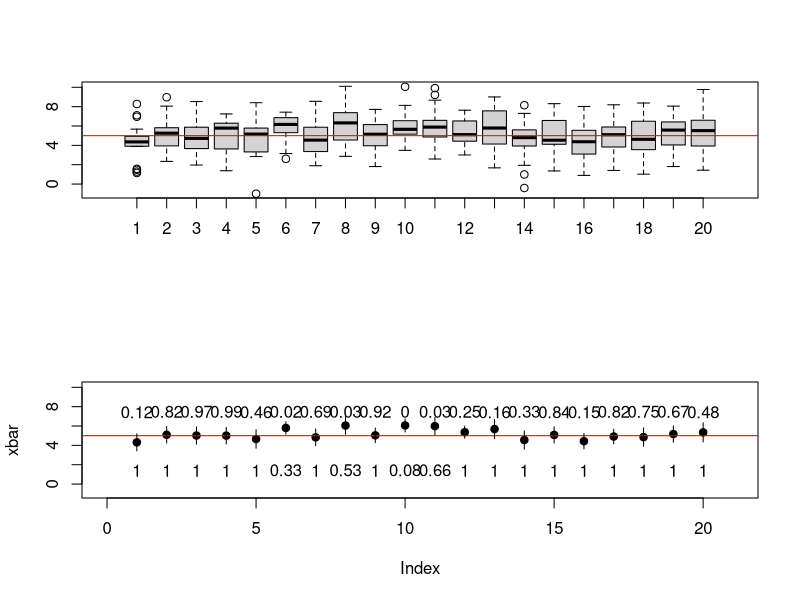
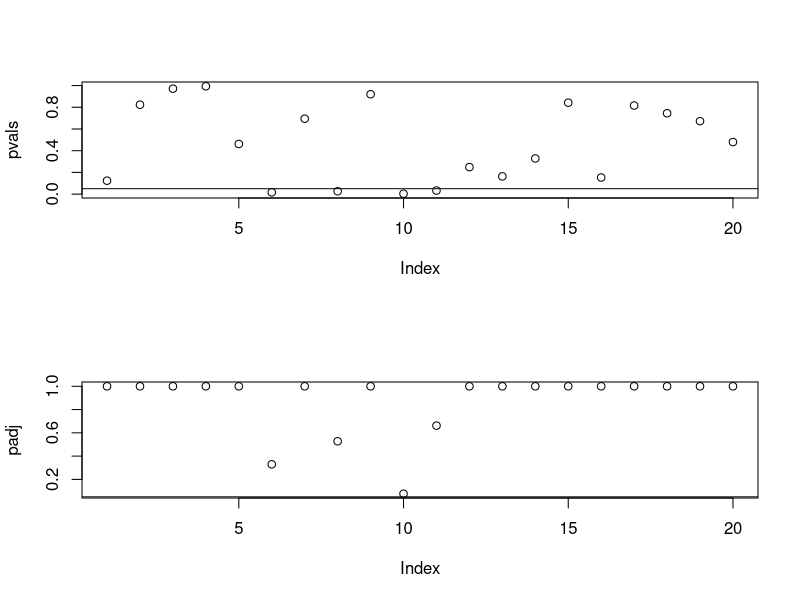

The R script that drew these images, in order:
## adjust p values

a <- 5 # mean - use the same one
s <- 2 # sd
num_tests <- 20
n <- 20 # sample size
xsamples <- matrix(rnorm(num_tests * n, mean=a, sd=s), ncol=num_tests)

par(mfrow=c(2,1))
# boxplot of data against population mean
boxplot(xsamples, xlim=c(0,num_tests+1))
abline(h=a, col="red")

# calculate sample means and ci's
xbar <- apply(xsamples, 2, mean)
ci   <- apply(xsamples, 2, function(x) { t.test(x)$conf.int })

# plot means, ci's and p-values
plot(xbar, xlim=c(0,num_tests+1), ylim=range(xsamples), pch=19)
abline(h=a, col="red")
for (i in 1:num_tests)
  lines(c(i,i), ci[,i])
pvals <- apply(xsamples, 2, function(x) { t.test(x, mu=a)$p.value })
text(1:num_tests, max(ci)+0.5, round(pvals, 2))

padj<-p.adjust(pvals, method = "bonferroni", n = length(pvals))
text(1:num_tests, min(ci)-2, round(padj, 2))

# plot p-values and adjusted p-values
plot(pvals)
abline(h=0.05)

plot(padj)
abline(h=0.05)

